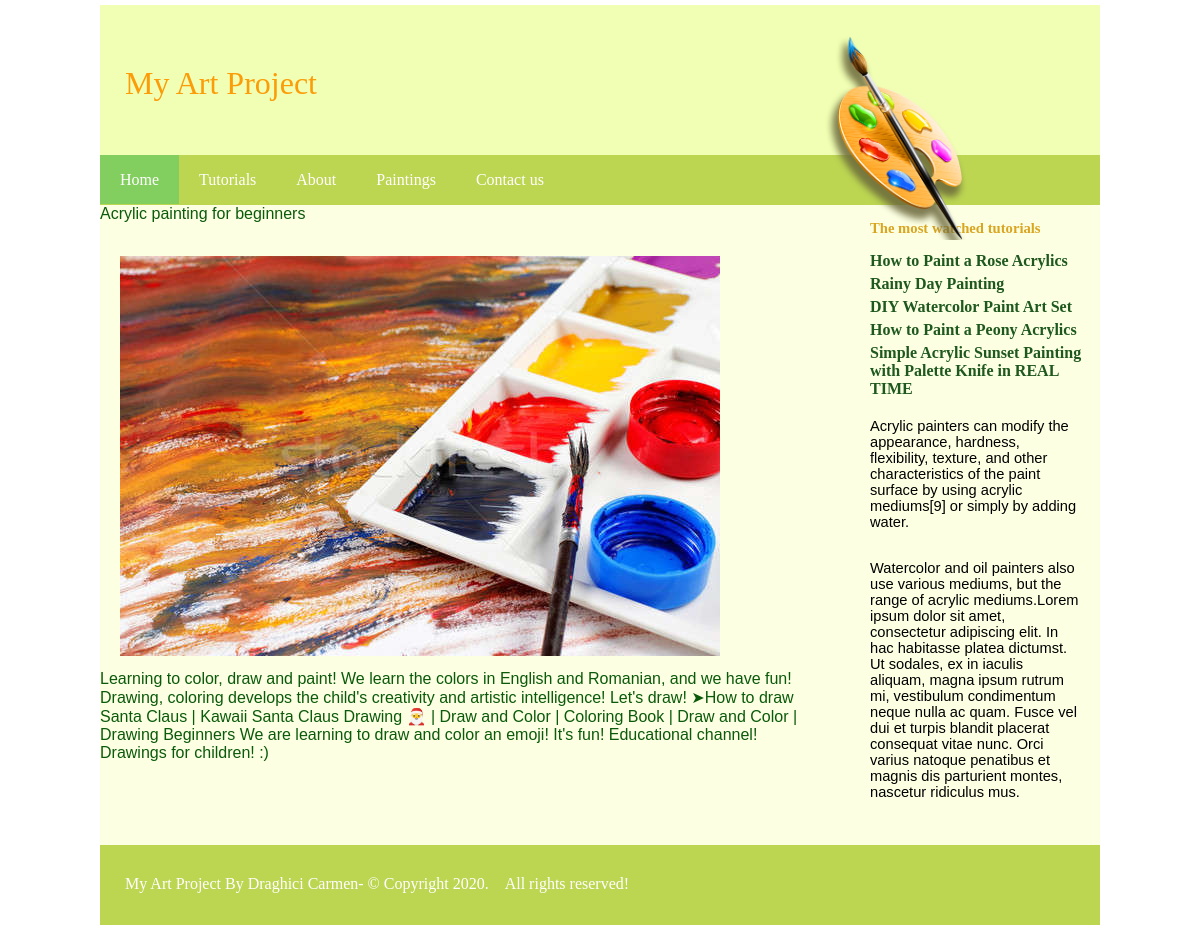
Page /view.php?id=1 on the committed database.
### tables this page shows
CREATE TABLE `articles` (
  `id_article` int(11) NOT NULL,
  `title` varchar(255) NOT NULL,
  `content` text NOT NULL,
  `img_post` varchar(255) NOT NULL,
  `views` int(11) NOT NULL DEFAULT 0
);

### view.php (the view, shortened to what this page needs)
<?php
    include 'connect.php';
?>
<!DOCTYPE html>
<html lang="en">
<head>
    <link rel="stylesheet" type="text/css" href="css/style.css"/>
</head>
<body>
    <div class="icon"><img src="images/header copy.png" width="200px" height="auto"></div>
    <div class="header"><p>My Art Project</p>
    </div>
    <div class="menu">
        <ul>
            <li class="active"><a href="index.php">Home</a></li>
            <li><a href="tutoriale.php">Tutorials</a></li>
            <li><a href="about.php">About</a></li>
            <li><a href="tablouri.php">Paintings</a></li>
            <li><a href="propune.php">Contact us</a></li>
        </ul>
    </div>
    <div class="all">
    <div class="sidebar">
            <p><a href="#" class="cele">The most watched tutorials</a>
                <ul class="lista">
                <li><b><a href="https://www.youtube.com/watch?time_continue=6&v=mmwzmVwIu8U&feature=emb_title;">How to Paint a Rose Acrylics</a></b></li>
                    <li><b><a href="https://www.youtube.com/watch?v=zwzBQzj02eo&t=2s;">Rainy Day Painting</a></b></li>
                    <li><b><a href="https://www.youtube.com/watch?v=gcdku9RzkTU">DIY Watercolor Paint Art Set</a></b></li>
                    <li><b><a href="https://www.youtube.com/watch?v=FOz8q6THZyU">How to Paint a Peony Acrylics</a></b></li>
                    <li><b><a href="https://www.youtube.com/watch?v=xwUsfh50NR0">Simple Acrylic Sunset Painting with Palette Knife in REAL TIME</a></b></li>
                </ul>
                <p>Acrylic painters can modify the appearance, hardness, flexibility, texture, and other characteristics of the paint surface by using acrylic mediums[9] or simply by adding water.</p><p> Watercolor and oil painters also use various mediums, but the range of acrylic mediums.Lorem ipsum dolor sit amet, consectetur adipiscing elit. In hac habitasse platea dictumst. Ut sodales, ex in iaculis aliquam, magna ipsum rutrum mi, vestibulum condimentum neque nulla ac quam. Fusce vel dui et turpis blandit placerat consequat vitae nunc. Orci varius natoque penatibus et magnis dis parturient montes, nascetur ridiculus mus. </p>
        </p>
    </div>
    <div class="content">
        <?php
        $id=(int)$_GET['id'];
        $sql = "SELECT *FROM articles WHERE id_article='{$id}'";
        $result = mysqli_query($con, $sql);
        while ($row = $result->fetch_assoc()) {
        echo $row['title']. '<br> <br>';
        echo '<p><img src="'.$row['img_post'].'"></p>';
        echo $row['content'];
    }
        ?>
    </div>
    <div class="footer">
    <p>My Art Project By Draghici Carmen- &copy; Copyright 2020.&nbsp;&nbsp;&nbsp;&nbsp;All rights reserved!</p>
        </div>
</body>
</html>

### css/style.css (style rules this page uses)
* { padding:0; margin: 0; }
body { margin:0; padding:0; }
.header { width:1000px; margin:5px auto 0 auto; height: 150px; background: #f0ffb3; padding: 0; }
.header p { font-family: Myriad Pro; font-weight: blod; color: #fc9c08; font-size: 24pt; padding-top: 45pt; padding-left: 25px; }
.menu { width: 1000px; height: 50px; background: #bcd652; margin: 0 auto; }
.menu ul { list-style: none; }
.menu ul li { float: left; padding: 15.5px 20px; display: block; }
.menu ul li a { text-decoration: none; color: #fff; font-family: Myriad Pro; font-size: 12pt; display: block; }
.icon { position: absolute; z-index: 999999999999; width: 150px; height: auto; margin-left: 800px; margin-top: 30px; padding: 0; }
.content { text-decoration: none; color: rgb(11, 90, 11); width: 720px; font-family: Arial, Helvetica, sans-serif; font-size: 12pt; background: #fcffe2; }
.content p { padding: 15px 35px 10px 20px; }
.sidebar { float: right; width: 250px; }
.sidebar p { padding: 15px 20px; font-family: Arial, Helvetica, sans-serif; font-size: 11pt; }
.all { width: 1000px; margin: 0 auto; background: #fcffe2; }
.cele { text-decoration: none; color: goldenrod; text-align: center; font-weight: bold; font-family: Myriad Pro; }
.lista { padding-left: 20px; text-decoration: none; list-style: none; }
.lista li { padding-bottom: 5px; }
.lista a { color: rgb(30, 88, 30); text-decoration: none; }
.footer { width: 1000px; height: 80px; background: #bcd652; margin: 0 auto; margin-bottom: 10px; clear: both; }
.footer p { color:#fff; font-family: Myriad Pro; font-size: 12pt; padding-left: 25px; padding-top: 30px; }
.active { background: #82cf5f; }

### rows in the picture
articles: title "Acrylic painting for beginners", img_post (picture), content "Learning to color, draw and paint! We learn the colors in English and Romanian, and we have fun! Drawing, coloring develops the child's creativity and artistic intelligence! Let's draw! ➤How to draw Santa Claus | Kawaii Santa Claus Drawing 🎅 | Draw and Color | Coloring Book | Draw and Color | Drawing Beginners We are learning to draw and color an emoji! It's fun! Educational channel! Drawings for children! :)"
